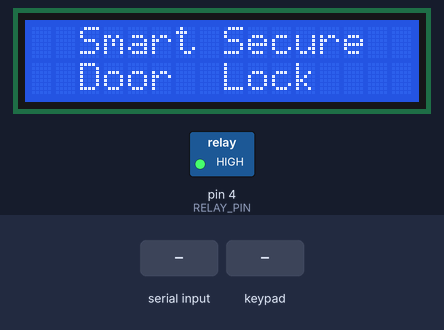
Bench run of a sketch on a simulated Arduino Uno, built with avr-gcc and run on an emulated ATmega328P. Shown: 16×2 character LCD, switched loads named in the sketch (green lamp = pin HIGH). The test bench sets the inputs (shaded band). What the sketch prints to the serial monitor is not drawn.

Above: at 1.2 s.
1.3 s: "OTP:\n" received over Serial
At 2.3 s:
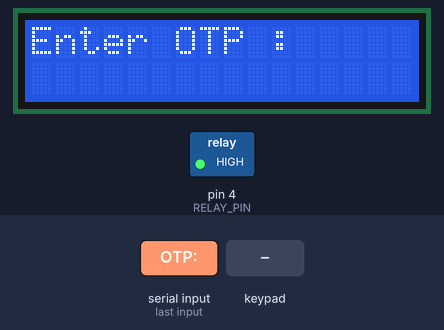
2.8 s: key '#' pressed
At 3.5 s:
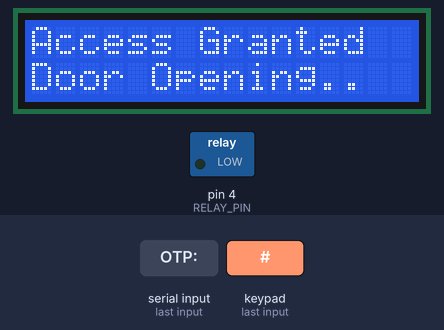
5.8 s: "OPEN\n" received over Serial
At 15.7 s:
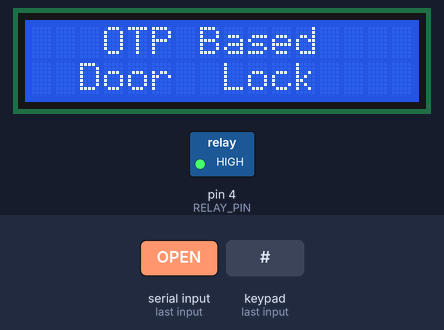
Timing chart, 0 to 17.2 s (numbered marks = the images above; inputs shaded):
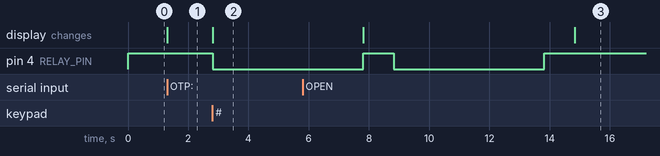

Measured:
- after the input at 1.3 s, the display: changes at once (image 1)
- after the input at 2.8 s, pin 4 (RELAY_PIN): HIGH → LOW at once; the display: changes at once (image 2)

The sketch:

smart_lock_otp.ino
```cpp
#include <LiquidCrystal.h>
#include <Keypad.h>

// ── Pin Definitions ─────────────────────────────────────────
#define RELAY_PIN   4    // Relay signal → controls solenoid lock

// ── Keypad Setup (4×4) ──────────────────────────────────────
const byte ROWS = 4;
const byte COLS = 4;
char hexaKeys[ROWS][COLS] = {
  { '1', '2', '3', 'A' },
  { '4', '5', '6', 'B' },
  { '7', '8', '9', 'C' },
  { '*', '0', '#', 'D' }
};

// Keypad Rows: D13, D12, D11, D10
byte rowPins[ROWS] = { 13, 12, 11, 10 };
// Keypad Cols: D9, D8, D7, D6 (C4 moved to D6)
byte colPins[COLS] = {  9,  8,  7,  6 };

Keypad customKeypad = Keypad(makeKeymap(hexaKeys), rowPins, colPins, ROWS, COLS);

// ── LCD Setup (Parallel) ────────────────────────────────────
// Pins: RS, E, D4, D5, D6, D7
// NOTE: We moved D5 and D6 to Analog pins A1 and A2 so we don't break the Serial USB connection!
LiquidCrystal lcd(5, 3, 2, A1, A2, A0);

// ── OTP Variables ───────────────────────────────────────────
String receivedOTP = "";
bool   otpReady    = false;
const int OTP_LENGTH = 4;
String serialBuffer = "";
bool isDisplayingReady = false;

// ============================================================
//  SETUP
// ============================================================
void setup() {
  pinMode(RELAY_PIN, OUTPUT);
  digitalWrite(RELAY_PIN, HIGH); // Start HIGH (locked) for active-LOW relay

  Serial.begin(9600);
  lcd.begin(16, 2);

  lcdPrint("  Smart Secure", "  Door  Lock");
  isDisplayingReady = true;

  Serial.println("STATUS:SYSTEM_READY");
}

// ============================================================
//  MAIN LOOP
// ============================================================
void loop() {
  readSerialFromPython();

  if (!otpReady) {
    if (!isDisplayingReady) {
      lcdPrint("   OTP Based", "  Door  Lock");
      isDisplayingReady = true;
    }
  } else {
    if (isDisplayingReady) {
      lcdPrint("Enter OTP :", "");
      isDisplayingReady = false;
    }
    getOTPFromKeypad();
  }
}

// ============================================================
//  READ SERIAL FROM PYTHON
// ============================================================
void readSerialFromPython() {
  while (Serial.available()) {
    char c = (char)Serial.read();
    if (c == '\n') {
      serialBuffer.trim();

      if (serialBuffer.startsWith("OTP:")) {
        receivedOTP = serialBuffer.substring(4);
        otpReady    = true;
        Serial.println("STATUS:OTP_RECEIVED");
      }
      else if (serialBuffer == "OPEN") {
        unlockDoor();
      }

      serialBuffer = "";
    } else {
      serialBuffer += c;
    }
  }
}

// ============================================================
//  GET OTP FROM KEYPAD
// ============================================================
void getOTPFromKeypad() {
  String entered = "";

  while (true) {
    char key = customKeypad.getKey();

    if (key) {
      if (key == '*') {
        entered = "";
        lcdPrint("Enter OTP :", "");
        continue;
      }
      if (key == '#') break;

      if (key >= '0' && key <= '9') {
        entered += key;

        String masked = "";
        for (int i = 0; i < (int)entered.length(); i++) masked += '*';
        lcd.setCursor(0, 1);
        lcd.print("                ");
        lcd.setCursor(0, 1);
        lcd.print(masked);

        if ((int)entered.length() == OTP_LENGTH) {
          delay(300);
          break;
        }
      }
    }
    // Still allow python to send OPEN while someone is typing OTP
    readSerialFromPython();
    if (!otpReady) return; // if OTP state got reset
  }

  Serial.print("INFO:Entered OTP: ");
  Serial.println(entered);

  if (entered == receivedOTP) {
    Serial.println("STATUS:OTP_CORRECT");
    lcdPrint("Access Granted", "Door Opening..");
    unlockDoor();
  } else {
    Serial.println("STATUS:OTP_WRONG");
    lcdPrint("Access Failed", "Try Again !!!");
    delay(3000);
    resetOTPState();
  }
}

// ============================================================
//  UNLOCK DOOR
// ============================================================
void unlockDoor() {
  Serial.println("STATUS:ACCESS_GRANTED");
  digitalWrite(RELAY_PIN, LOW);    // Energise active-low relay
  delay(5000);                      // Open for 5 seconds
  digitalWrite(RELAY_PIN, HIGH);   // Re-lock
  Serial.println("STATUS:LOCKED");
  lcdPrint("Door Locked", "System Ready");
  delay(1000);
  resetOTPState();
}

// ============================================================
//  RESET OTP STATE
// ============================================================
void resetOTPState() {
  receivedOTP  = "";
  otpReady     = false;
  serialBuffer = "";
  isDisplayingReady = false;
  Serial.println("INFO:Ready for next session");
}

// ============================================================
//  LCD HELPER
// ============================================================
void lcdPrint(String line1, String line2) {
  lcd.clear();
  lcd.setCursor(0, 0);
  lcd.print(line1);
  lcd.setCursor(0, 1);
  lcd.print(line2);
}
```
